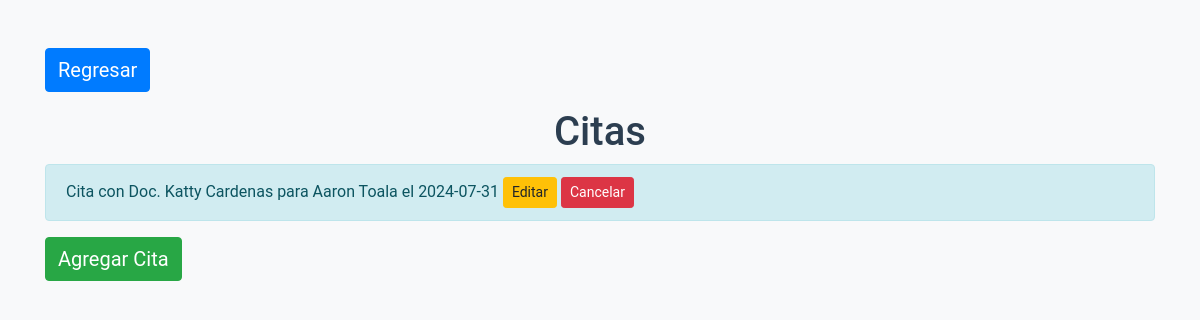
The page /citas/ on the database as committed earlier.
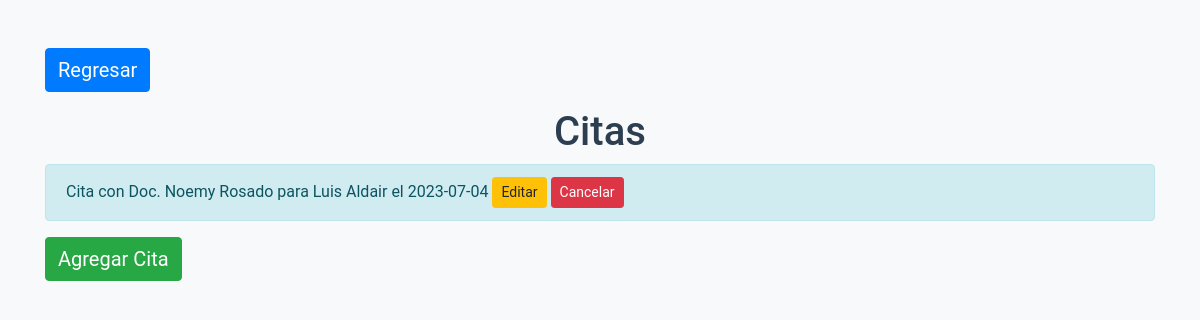
The same page on the database as committed later.
### core/models.py (models this page shows)
class Paciente(models.Model):
    nombre = models.CharField(max_length=100)
    edad = models.IntegerField()
    direccion = models.CharField(max_length=255)
    def __str__(self):
        return self.nombre

class Doctor(models.Model):
    nombre = models.CharField(max_length=100)
    especialidad = models.CharField(max_length=100)
    def __str__(self):
        return f'Doc. {self.nombre}'

### core/views.py (the view)
# urls.py: path('citas/', views.lista_citas, name='lista_citas'),
def lista_citas(request):
    citas = Cita.objects.all()
    formatted_citas = [
        {
            'pk': cita.pk,
            'paciente': cita.paciente,
            'doctor': cita.doctor,
            'fecha_cita': DateFormat(cita.fecha_cita).format('Y-m-d'),
            'motivo': cita.motivo,
        }
        for cita in citas
    ]
    return render(request, 'core/lista_citas.html', {'citas': formatted_citas})

### core/templates/core/lista_citas.html (shortened to what this page needs)
{% load static %}
<!DOCTYPE html>
<html>
<head>
    <link href="https://maxcdn.bootstrapcdn.com/bootstrap/4.0.0/css/bootstrap.min.css" rel="stylesheet">
    <link href="{% static 'core/styles.css' %}" rel="stylesheet">
</head>
<body>
    <div class="container mt-5">
        <a href="{% url 'home' %}" class="btn btn-primary mb-3">Regresar</a>
        <h1 class="text-center">Citas</h1>
        {% for cita in citas %}
            <div class="alert alert-info" role="alert">
                Cita con {{ cita.doctor }} para {{ cita.paciente }} el {{ cita.fecha_cita }}
                <a href="{% url 'editar_cita' cita.pk %}" class="btn btn-warning btn-sm">Editar</a>
                <form action="{% url 'eliminar_cita' cita.pk %}" method="post" style="display:inline;">
                    <button type="submit" class="btn btn-danger btn-sm">Cancelar</button>
                </form>
            </div>
        {% endfor %}
        <a href="{% url 'nueva_cita' %}" class="btn btn-success">Agregar Cita</a>
    </div>
</body>
</html>

Rows that differ between the two databases and show on the page:
no longer on this page (row unchanged): Paciente: doctor "Doc. Katty Cardenas", paciente "Aaron Toala", fecha_cita "2024-07-31"
now on this page (row edited): Paciente: doctor "Doc. Noemy Rosado", paciente "Luis Aldair", fecha_cita "2023-07-04"
